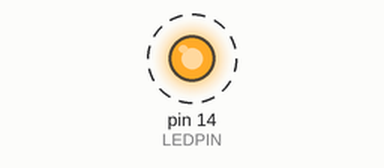
Simulated run of this sketch. Board: Arduino Uno, built with avr-gcc and run on an emulated ATmega328P. Parts: output pins drawn as LEDs (lit = HIGH). Dashed ring = blinking. What the sketch prints to the serial monitor is not drawn.

Above: at 0.5 s.
Timing chart, 0 to 4.6 s (numbered marks = the images above):
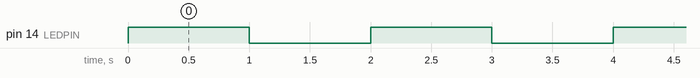

Measured:
- by itself, pin 14 (LEDPIN): alternates HIGH for 1.0 s and LOW for 1.0 s

The sketch:

Wk7CODELED.ino
```cpp
const int LEDPIN = 14;   //LED circuit is on PA14
const int BUTTONPIN = 5;   //BUTTON circuit is on PA05


void setup() {
Serial.begin(9600);
pinMode(LEDPIN, OUTPUT);   //LED circuit is on PA14
pinMode(BUTTONPIN, INPUT);   //BUTTON circuit is on PA05
}

void loop() {
  int delayPeriod = 1000;   //units of ms
  digitalWrite(LEDPIN, HIGH);
  delay(delayPeriod);
  digitalWrite(LEDPIN, LOW);
  delay(delayPeriod);

  Serial.println(delayPeriod);


//if(digitalRead(BUTTON)==LOW)
  //return
//if(digitalRead(BUTTON)==HIGH)

}
```
